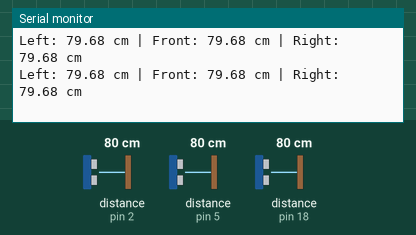
Recording of a sketch running on a simulated Arduino Mega 2560, built with avr-gcc and run on an emulated ATmega2560. Parts: the last lines printed to the serial monitor. Wiring (inferred from the names in the program): 3 × ultrasonic range finder: trigger pin 4, echo pin 2 / trigger pin 16, echo pin 5 / trigger pin 23, echo pin 18. Inputs (shaded band) come from the test bench; at power-on: distance to the obstacle (sensors on pin 2, pin 5, pin 18) 80 cm. The echo pulse lasts 58.3 µs per cm.

Above: at 1.2 s.
1.3 s: distance to the obstacle (sensor on pin 2) set to 9 cm
At 1.48 s:
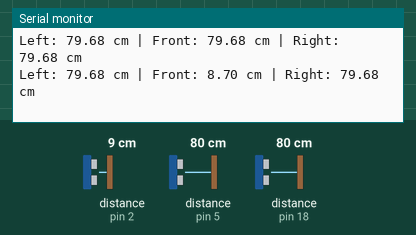
4.3 s: distance to the obstacle (sensor on pin 2) set to 35 cm
At 4.46 s:
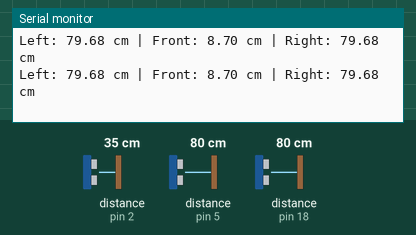
7.3 s: distance to the obstacle (sensor on pin 5) set to 2 cm
At 7.46 s:
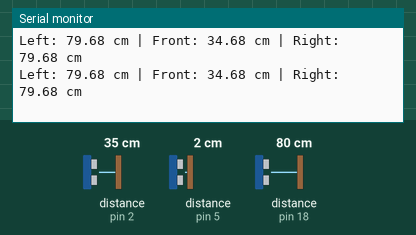
8.8 s: distance to the obstacle (sensor on pin 18) set to 2 cm
At 8.93 s:
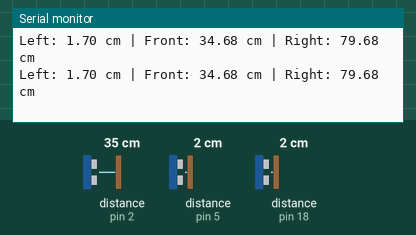
10.3 s: distance to the obstacle (sensor on pin 2) set to 299 cm
At 10.37 s:
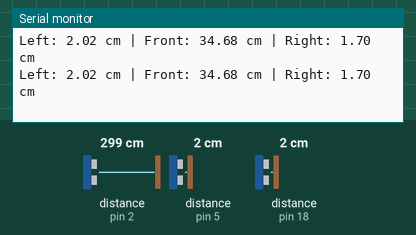
13.3 s: distance to the obstacle (sensor on pin 5) set to 4 cm
At 13.46 s:
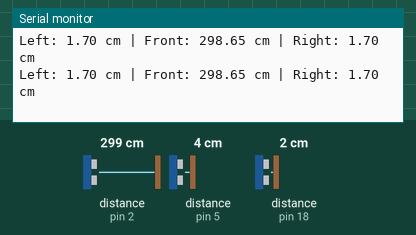
Timing chart, 0 to 15.8 s (numbered marks = the images above; inputs shaded):
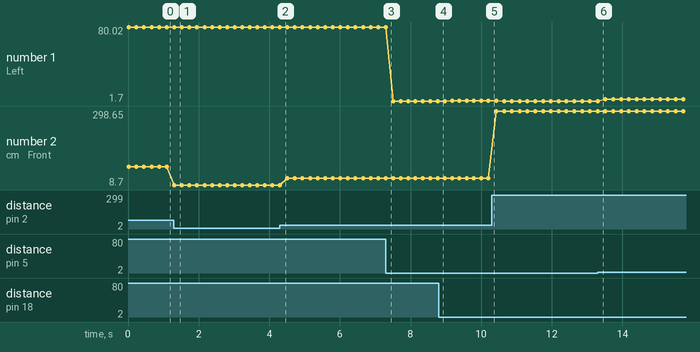

The sketch:

distance_test.ino
```cpp
#define TRIG_R 23
#define ECHO_R 18
#define TRIG_F 4
#define ECHO_F 2
#define TRIG_L 16
#define ECHO_L 5

// Speed of sound in cm/us
const float soundSpeed = 0.0343;

// --- Struct must be defined before functions ---
struct Distances {
  float left;
  float front;
  float right;
};

// Function to get distance from a single sensor
float getDistance(int trigPin, int echoPin) {
  digitalWrite(trigPin, LOW);
  delayMicroseconds(2);
  digitalWrite(trigPin, HIGH);
  delayMicroseconds(10);
  digitalWrite(trigPin, LOW);

  long duration = pulseIn(echoPin, HIGH, 30000); // Timeout 30ms
  if (duration == 0) return -1; // no echo detected

  float distance = (duration * soundSpeed) / 2.0;
  return distance; // in cm
}

// Function to read all sensors
Distances readAllDistances() {
  Distances d;
  d.left  = getDistance(TRIG_L, ECHO_L);
  d.front = getDistance(TRIG_F, ECHO_F);
  d.right = getDistance(TRIG_R, ECHO_R);
  return d;
}

void setup() {
  Serial.begin(115200);

  pinMode(TRIG_L, OUTPUT);
  pinMode(TRIG_F, OUTPUT);
  pinMode(TRIG_R, OUTPUT);

  pinMode(ECHO_L, INPUT);
  pinMode(ECHO_F, INPUT);
  pinMode(ECHO_R, INPUT);

  Serial.println("Distance sensors ready!");
}

void loop() {
  Distances d = readAllDistances();
  Serial.print("Left: ");  Serial.print(d.left);  Serial.print(" cm | ");
  Serial.print("Front: "); Serial.print(d.front); Serial.print(" cm | ");
  Serial.print("Right: "); Serial.print(d.right); Serial.println(" cm");
  delay(200);
}
```

Measured:
- after the input at 1.3 s, the serial monitor: prints a new line at once (image 1)
- plotted number 1: 79.68 → 1.7 after the input at 7.3 s, 1.7 → 2.02 after the input at 8.8 s, 1.7 → 3.69 after the input at 13.3 s
- plotted number 2: 79.68 → 8.7 after the input at 1.3 s, 8.7 → 34.68 after the input at 4.3 s, 34.68 → 298.65 after the input at 10.3 s
